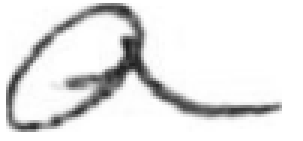
#> input picture 2_handwritten_recognition/data/characters/a/char_152_aug_2.png, 101 x 47 px (shown 3 times larger)
$ python -i data_augmentation.py   (imports and definitions only)
#> lines starting #> are read from the running program, lines starting #| are printed output that depends on the picture
#> further down, picture is the input picture: shape (47, 101, 3); min 28, max 255, mean 229
import cv2
import numpy as np
import os
import random
from pathlib import Path

# --- CONFIGURATION ---

# Use relative path from scripts folder to data folder
script_dir = Path(__file__).parent
data_folder = script_dir.parent / 'data'
characters_folder = data_folder / 'characters'
aug_factor = 5        # Number of augmented images per original image

def augment_image(img):
    """Applique des transformations aléatoires légères."""
    h, w = img.shape[:2]
#> h = 47; w = 101

    # 1. Slight random rotation (between -15 and +15 degrees)
    angle = random.uniform(-15, 15)
    M = cv2.getRotationMatrix2D((w//2, h//2), angle, 1.0)
    img_aug = cv2.warpAffine(img, M, (w, h), borderValue=255) # Fond blanc
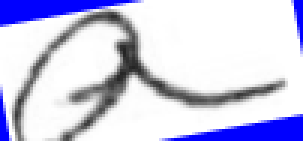
#> img_aug: shape (47, 101, 3) (shown 3 times larger); mean B, G, R 230.4, 204, 204

    # 2. Random zoom (between 0.9 and 1.1)
    zoom = random.uniform(0.9, 1.1)
    new_w, new_h = int(w * zoom), int(h * zoom)
#> new_w = 106; new_h = 49
    img_zoomed = cv2.resize(img_aug, (new_w, new_h), interpolation=cv2.INTER_LINEAR)
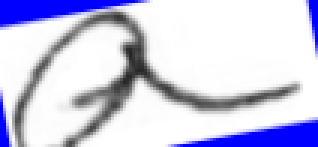
#> img_zoomed: shape (49, 106, 3) (shown 3 times larger); mean B, G, R 230.3, 203.8, 203.8

    # Cropping or padding to return to TARGET_SIZE (64x64)
    final_img = np.full((h, w), 255, dtype=np.uint8)

    # Center the zoomed image in the destination square.
    start_y = max(0, (h - new_h) // 2)
#> start_y = 0
    start_x = max(0, (w - new_w) // 2)
#> start_x = 0

    # The cutout areas are calculated if zoom > 1.
    src_y = max(0, (new_h - h) // 2)
#> src_y = 1
    src_x = max(0, (new_w - w) // 2)
#> src_x = 2

    h_overlap = min(h, new_h)
#> h_overlap = 47
    w_overlap = min(w, new_w)
#> w_overlap = 101

#> (the run stopped early here; a loop or call above may not have finished)

$ run again, on 2_handwritten_recognition/data/characters/b/char_132_aug_1.png
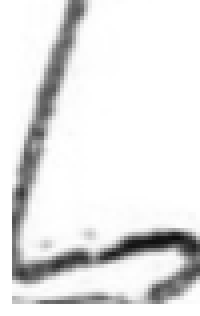
#> input picture 2_handwritten_recognition/data/characters/b/char_132_aug_1.png, 50 x 79 px (shown 4 times larger)
#> picture is the input picture: shape (79, 50, 3); min 15, max 255, mean 228.8
#> in augment_image, `img_aug = cv2.warpAffine(img, M, (w, h), borderValue=255)`:
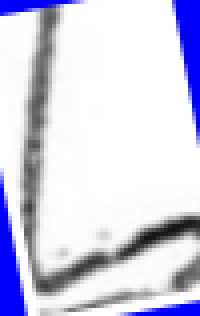
#> img_aug: shape (79, 50, 3) (shown 4 times larger); mean B, G, R 231.1, 209.3, 209.3
#> in augment_image, `img_zoomed = cv2.resize(img_aug, (new_w, new_h), interpolation=cv2.INT..`:
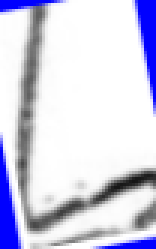
#> img_zoomed: shape (83, 52, 3) (shown 3 times larger); mean B, G, R 231, 209.2, 209.2

$ run again, on 2_handwritten_recognition/data/characters/b/char_166.png
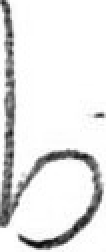
#> input picture 2_handwritten_recognition/data/characters/b/char_166.png, 53 x 126 px (shown 2 times larger)
#> picture is the input picture: shape (126, 53, 3); min 5, max 255, mean 229
#> in augment_image, `img_aug = cv2.warpAffine(img, M, (w, h), borderValue=255)`:
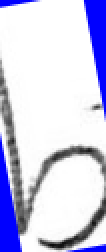
#> img_aug: shape (126, 53, 3) (shown 2 times larger); mean B, G, R 233.8, 205.2, 205.2
#> in augment_image, `img_zoomed = cv2.resize(img_aug, (new_w, new_h), interpolation=cv2.INT..`:
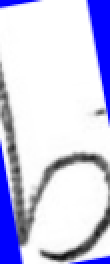
#> img_zoomed: shape (132, 55, 3) (shown 2 times larger); mean B, G, R 233.7, 205.1, 205.1

$ run again, on 2_handwritten_recognition/data/characters/c/char_24.png
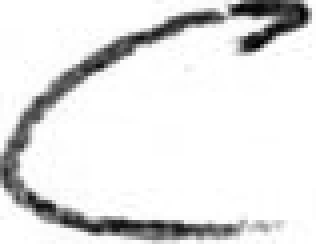
#> input picture 2_handwritten_recognition/data/characters/c/char_24.png, 79 x 61 px (shown 4 times larger)
#> picture is the input picture: shape (61, 79, 3); min 3, max 255, mean 226.8
#> in augment_image, `img_aug = cv2.warpAffine(img, M, (w, h), borderValue=255)`:
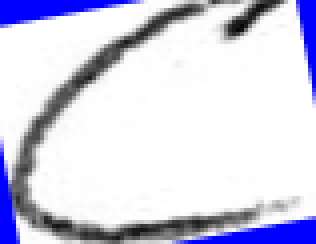
#> img_aug: shape (61, 79, 3) (shown 4 times larger); mean B, G, R 230.6, 210.6, 210.6
#> in augment_image, `img_zoomed = cv2.resize(img_aug, (new_w, new_h), interpolation=cv2.INT..`:
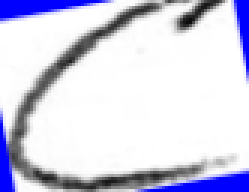
#> img_zoomed: shape (64, 83, 3) (shown 3 times larger); mean B, G, R 230.6, 210.5, 210.5
